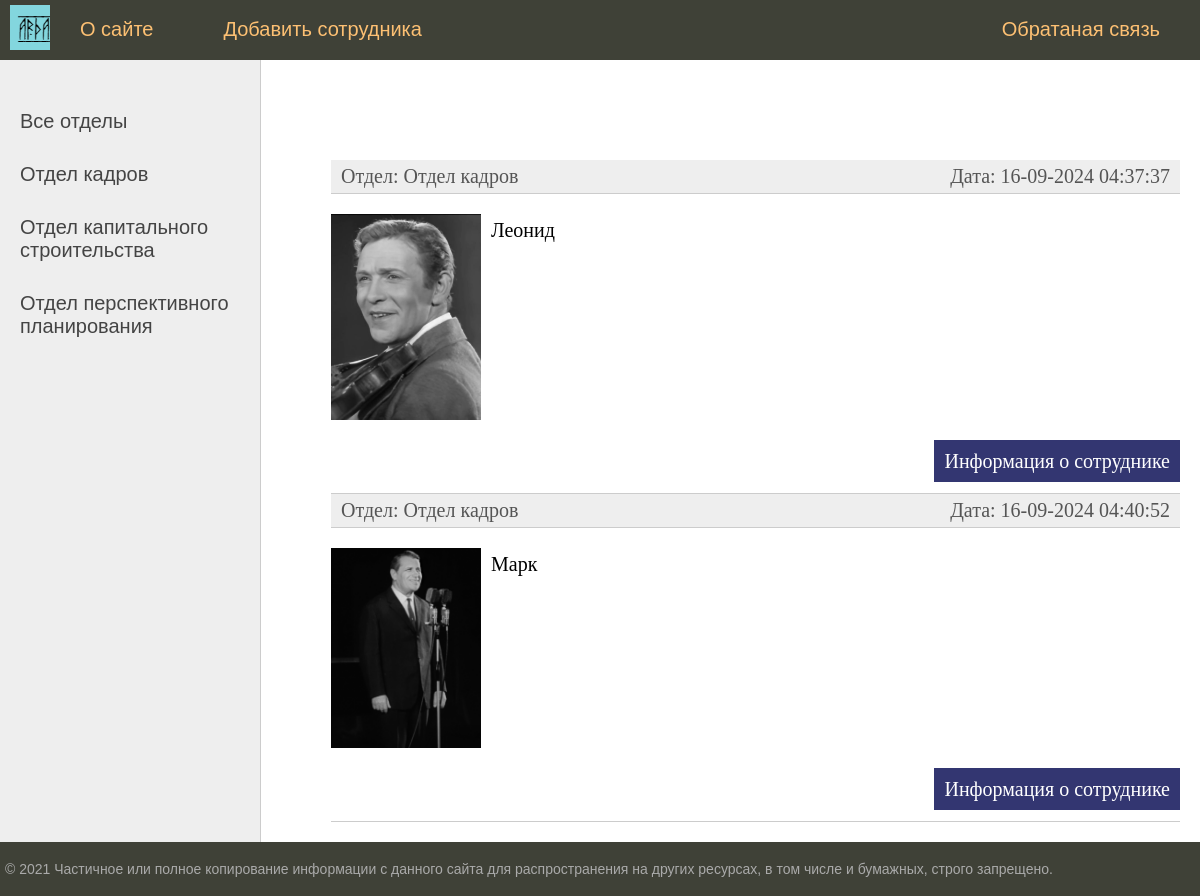
The app's page /group/kadrov/ (signed in) with its own data.
### user/models.py (models this page shows, shortened)
class Group(models.Model):
    name = models.CharField(max_length=255, db_index=True, verbose_name='Отдел')
    slug = models.SlugField(max_length=255, unique=True, db_index=True, verbose_name='URL')
    def __str__(self):
        return self.name
    def get_absolute_url(self):
        return reverse('group', kwargs={'group_slug': self.slug})
    class Meta:
        verbose_name = 'Отделы'
        verbose_name_plural = 'Отделы'
        ordering = ['id']

class User(models.Model):
    name = models.CharField(max_length=25, verbose_name='Имя')
    slug = models.SlugField(max_length=255, unique=True, db_index=True, verbose_name='URL')
    patronymic = models.CharField(max_length=30, verbose_name='Отчество')
    surname = models.CharField(max_length=35, verbose_name='Фамилия')
    sex = models.CharField(max_length=10, verbose_name='Пол')
    autobiography = models.TextField(blank=True, verbose_name='Автобиография')
    photo = models.ImageField(upload_to='photo/%Y/%m/%d/', verbose_name='Фото')
    time_create = models.DateTimeField(auto_now_add=True, verbose_name='Дата создания')
    time_update = models.DateTimeField(auto_now=True, verbose_name='Дата изменения')
    group = models.ForeignKey('Group', on_delete=models.CASCADE, verbose_name='Группа')
    def get_absolute_url(self):
        return reverse('user_inf', kwargs={'user_slug': self.slug})
    class Meta:
        verbose_name = 'Сотрудники'
        verbose_name_plural = 'Сотрудники'
        ordering = ['time_create', 'name']

### user/views.py (the view)
# urls.py: path('group/<slug:group_slug>/', UserGroup.as_view(), name='group')
class UserGroup(DataMixin, ListView):
    model = User
    template_name = 'user/index.html'
    context_object_name = 'users'
    allow_empty = False
    def get_queryset(self):
        return User.objects.filter(group__slug=self.kwargs['group_slug'])
    def get_context_data(self, *, object_list=None, **kwargs):
        context = super().get_context_data(**kwargs)
        c_def = self.get_user_context(title='Группа - ' + str(context['users'][0].group),
                                      group_selected=context['users'][0].group_id)
        return dict(list(context.items()) + list(c_def.items()))

### user/utils.py (called while the page is built)
    def get_user_context(self, **kwargs):
        context = kwargs
        groups = Group.objects.annotate(Count('user'))
        user_menu = menu.copy()
        if not self.request.user.is_authenticated:
            user_menu.pop(1)
        context['menu'] = user_menu
        context['groups'] = groups
        if 'group_selected' not in context:
            context['group_selected'] = 0
        return context

### user/templates/user/index.html (shortened to what this page needs)
{% extends 'user/base.html' %}
{% block content %}
<ul class="list-articles">
	{% for p in users %}
		<li><div class="article-panel">
			<p class="first">Отдел: {{ p.group }}</p>
			<p class="last">Дата: {{ p.time_update|date:"d-m-Y H:i:s" }}</p>
		</div></li>
	{% if p.photo %}
	<p><img class="img-article-left thumb" src="{{ p.photo.url }}"></p>
	{% endif %}
			<li><h2>{{p.title}}</h2>
	{% autoescape on %}
	{{p.name|linebreaks|truncatewords:50}}
	{% endautoescape %}
			<p class="link-read-post"><a href="{{ p.get_absolute_url }}">Информация о сотруднике</a></p>
			</li>
	{% endfor %}
</ul>
{% endblock %}

### user/templates/user/base.html (shortened to what this page needs)
{% load static %}
{% load user_tags %}
<!DOCTYPE html>
<html>
<head>
	<link type="text/css" href="{% static 'user/css/style.css' %}" rel="stylesheet" />
</head>
<body>
<table class="table-page" border=0 cellpadding="0" cellspacing="0">
<tr><td valign=top>
{% block mainmenu %}
		<div class="header">
			<ul id="mainmenu" class="mainmenu">
			<li class="logo"><a href="{% url 'home' %}"><div class="logo"></div></a></li>
{% for m in menu %}
	{% if not forloop.last %}
			<li><a href="{% url m.url_name %}">{{m.title}}</a></li>
	{% else %}
			<li class="last"><a href="{% url m.url_name %}">{{m.title}}</a></li>
	{% endif %}
{% endfor %}
			</ul>
		</div>
{% endblock mainmenu %}
<table class="table-content" border=0 cellpadding="0" cellspacing="0">
<tr>
	<td valign="top" class="left-chapters">
	<ul id="leftchapters">
{% if cat_selected == 0 %}
		<li class="selected">Все отделы</li>
{% else %}
		<li><a href="{% url 'home' %}">Все отделы</a></li>
{% endif %}
{% for c in groups %}
{% if c.user__count > 0 %}
	{% if c.pk == cat_selected %}
		<li class="selected">{{c.name}}</li>
	{% else %}
		<li><a href="{{ c.get_absolute_url }}">{{c.name}}</a></li>
	{% endif %}
{% endif %}
{% endfor %}
	</ul>
</td>
<td valign="top" class="content">
	<div class="content-text">
{% block content %}
{% endblock %}
	</div>
</td></tr></table>
</td></tr>
<tr><td valign=top>
	<div id="footer">
		<p>&copy; 2021 Частичное или полное копирование информации с данного сайта для распространения на других ресурсах, в том числе и бумажных, строго запрещено.</p>
	</div>
</td></tr></table>
</body>
</html>

### user/static/user/css/style.css (style rules this page uses)
html, body { font-family: 'Arial'; margin: 0; padding: 0; height: 100%; width: 100%; color: #444; }
a { color: #0059b2; text-decoration: none; }
img { max-width: 600px; height: auto; }
img.img-article-left { max-width: 300px; height: auto; float: left; padding: 0 10px 10px 0; }
img.img-article-left.thumb { max-width: 150px; height: auto; }
p.link-read-post { text-align: right; }
p.link-read-post a { padding: 10px; min-width: 100px; background: #333671; color: #fff; text-decoration: none; }
div.article-panel { background: #eee; padding: 5px 10px 5px 10px; box-sizing: border-box; overflow: hidden; color: #555; }
div.article-panel p.first { margin: 0; float: left; }
div.article-panel p.last { margin: 0; float: right; }
ul.list-articles { list-style: none; margin: 0; padding: 0; }
ul.list-articles li { border-bottom: 1px solid #ccc; }
.table-page { width: 100%; height: 100%; vertical-align: top; }
.table-page tr { height: 100%; }
.header { background: #3F4137; height: 60px; }
.logo { background: url('../images/logo.png') no-repeat 10px 5px; width: 50px; height: 50px; }
ul.mainmenu { list-style: none; margin: 0; padding: 0; height: 60px; color: #58e36e; font-size: 20px; overflow: hidden; }
ul.mainmenu li { float: left; margin: 18px 40px 0 30px; }
ul.mainmenu li.logo { margin: 0; }
ul.mainmenu li.last { float: right; }
ul.mainmenu li a { color: #fdc073; text-decoration: none; }
.table-content { width: 100%; min-height: 100%; height: 100%; }
.left-chapters { margin: 0; background: #eee; border-right: 1px solid #ccc; min-height: 100%; }
.left-chapters ul { width: 230px; min-height: 100%; margin: 0; padding: 20px 10px 10px 20px; list-style: none; font-size: 20px; }
.left-chapters ul li { margin: 30px 0 0 0; color: #999; }
.left-chapters ul li a { color: #444; text-decoration: none; }
.content { padding: 40px 20px 20px 40px; width: 100%; box-sizing: border-box; }
.content-text { margin: 60px 0 0 30px; color: #000; font-size: 20px; font-family: Yandex Sans Display Light; }
#footer { box-sizing: border-box; background: #3F4137; padding: 5px; color: #aaa; font-size: 14px; font-family: Verdana, Geneva, Arial, Helvetica; text-align: left; overflow: hidden; }

### records on screen
Group: name "Отдел кадров"
Group: name "Отдел капитального строительства"
Group: name "Отдел перспективного планирования"
User: group "Отдел кадров", time_update "16-09-2024 04:37:37", photo (picture), name "Леонид"
User: group "Отдел кадров", time_update "16-09-2024 04:40:52", photo (picture), name "Марк"

### other values on screen
{{ m.title }} "О сайте" "Добавить сотрудника"
{{ m.title }} "Обратаная связь"
